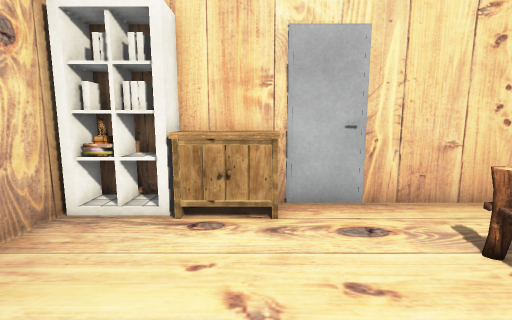
View 1 (above)

12 first-person views from a walk through a Unity game level. The camera is 1.2 m above the floor, tilts 8° down and sees 85° across. The floor is counted in squares, 0.5 m on a side. Each view is taken from the middle of a square. On the plan, view 1 faces up. The plan holds only what a view shows up to about 18 squares ahead; the rest is blank. The player is left out. Some animated figures are left out. Some surface patterns are stand-ins.

View 2
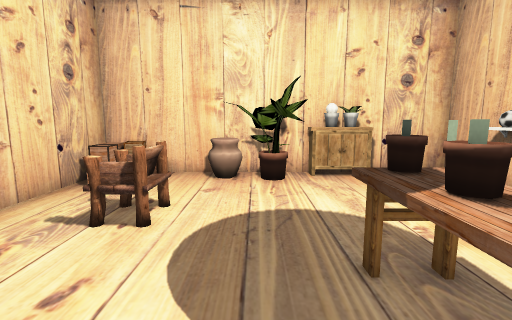

View 3
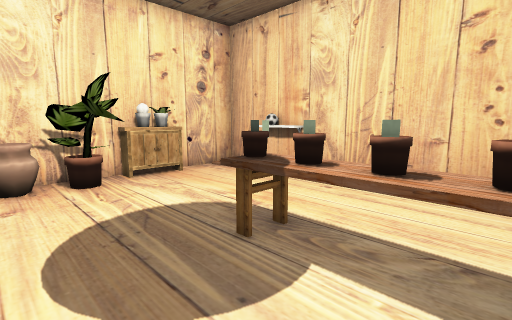

View 4
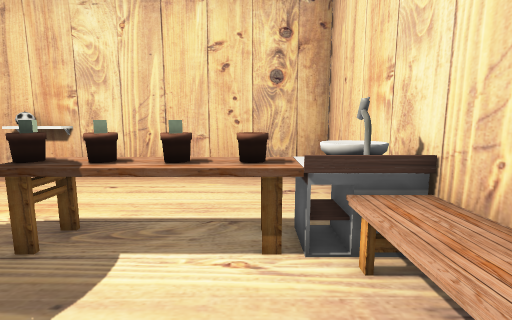

View 5
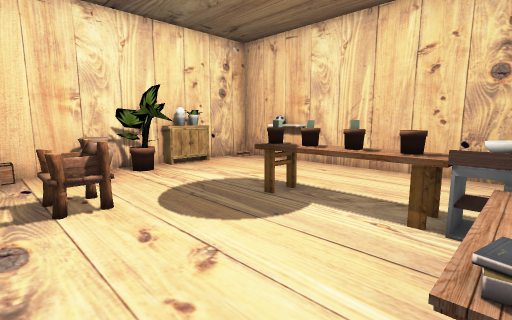

View 6
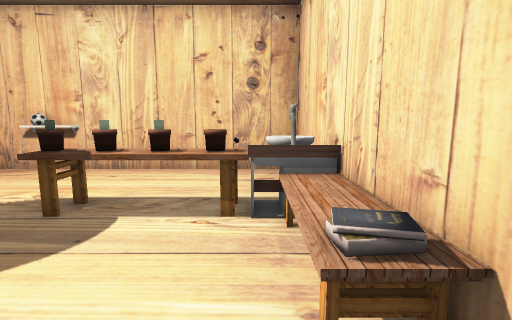

View 7
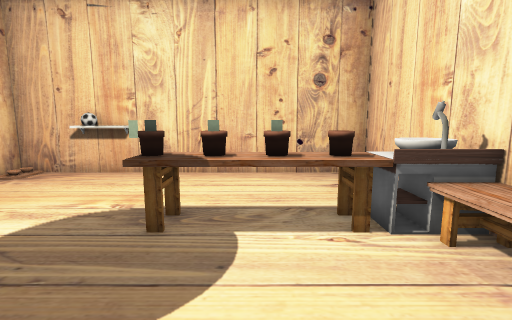

View 8
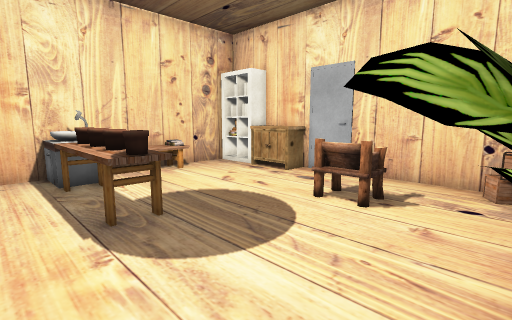

View 9
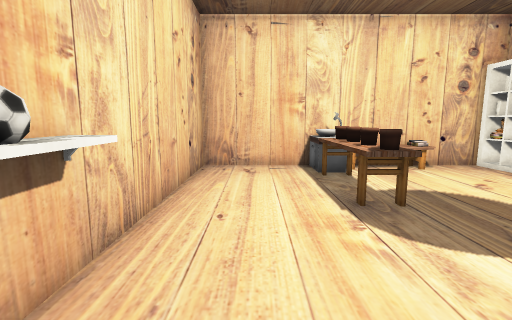

View 10
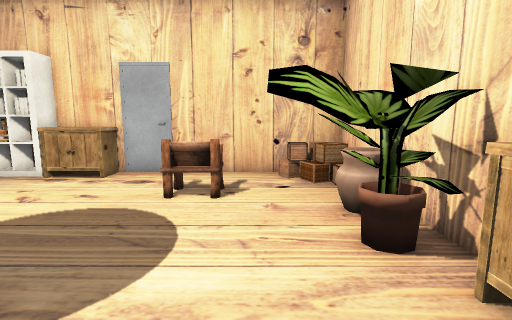

View 11
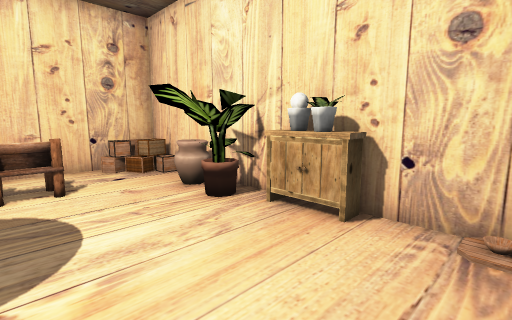

View 12
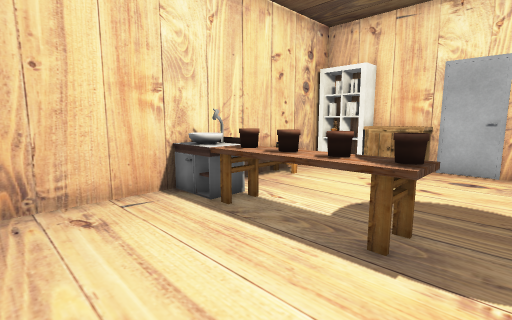

### Floor plan
Points are (right, up) in squares from view 1. A wall is a line through its corners. A room is listed if a view was taken in it or the views show most of it. See-through windows are left out.
Room 1 (views 1, 2, 3, 4, 5, 6, 7, 8, 9, 10, 11, 12)
walls: (-5.1, -0.4) (-5.1, -7.8) (11, -7.8) (11, 8) (-2.2, 8); (5.7, -7.9) (5.7, -7.1) (6.6, -7.1); (7.4, -7.1) (8.1, -7.1); (-2.8, 8) (-3.5, 8); (-4, 8) (-4.6, 8); (-5.1, 7.2) (-5.1, 3.4)
objects: table (-5, 0) to (-4, 4); sink (-4, -2) to (-3, -1); shelf (-4, 7) to (-2, 7); table (-2, -2) to (3, -1); cabinet (-1, 7) to (1, 7); chair (4, 4) to (4, 5); ball (7, -8) to (7, -7); other object (7, -1) to (11, 1); box (8, 7) to (9, 7); other object (9, 2) to (10, 3); pot (10, -4) to (10, -3); cabinet (10, -2) to (10, -1)

Positions as (right, up) in squares from view 1, and headings:
1: (0, 0), facing up
2: (-2, 1), facing right
3: (-2, 3), facing down-right
4: (-2, 4), facing down
5: (-4, 6), facing down-right
6: (-3, 6), facing down
7: (0, 5), facing down
8: (9, -4), facing up-left
9: (10, -5), facing left
10: (7, -5), facing up
11: (4, -7), facing up-right
12: (4, -7), facing up-left
